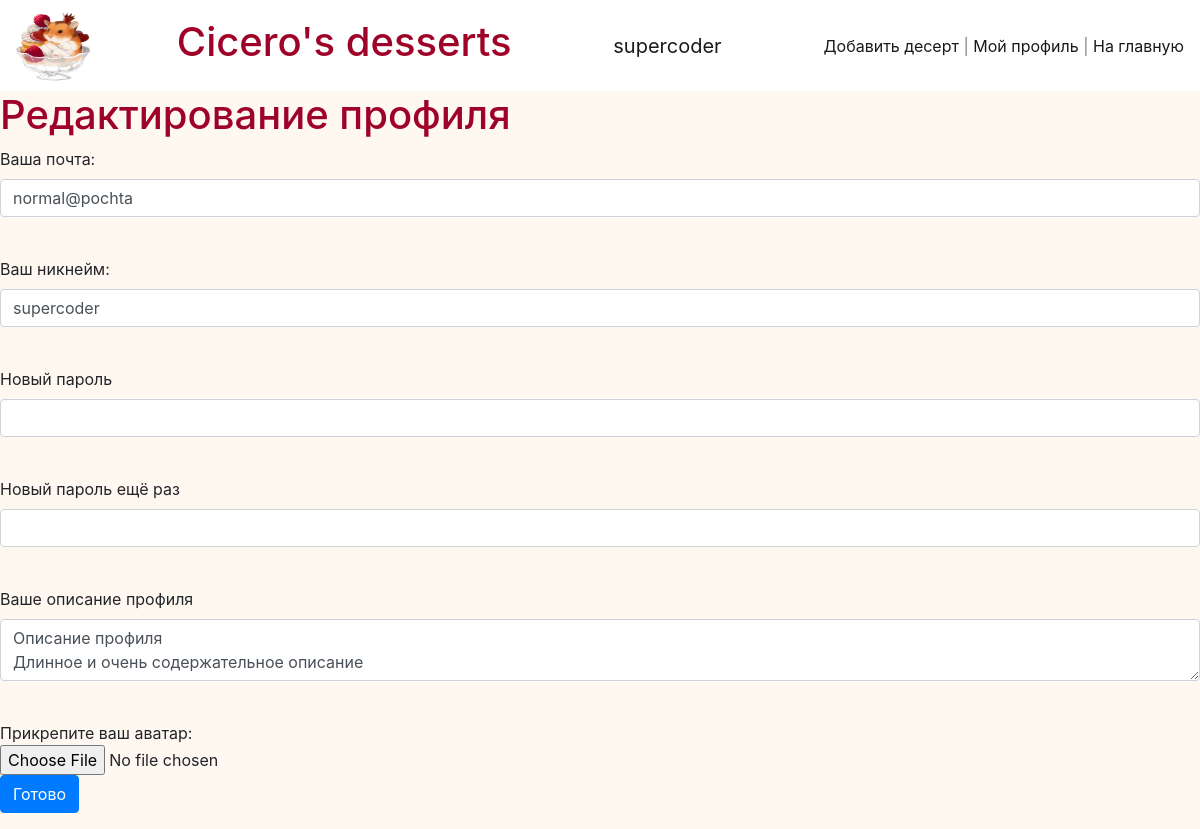
Screenshot of /profile/edit/1 (signed in) with the database file from the repository.
### data/users.py (models this page shows, shortened)
class User(SqlAlchemyBase, UserMixin):
    __tablename__ = 'users'
    id = sqlalchemy.Column(sqlalchemy.Integer, primary_key=True, autoincrement=True)
    email = sqlalchemy.Column(sqlalchemy.String, nullable=False, unique=True)
    name = sqlalchemy.Column(sqlalchemy.String, nullable=False, unique=True)
    hashed_password = sqlalchemy.Column(sqlalchemy.String, nullable=False)
    about = sqlalchemy.Column(sqlalchemy.String, nullable=False)
    desserts = orm.relation("Dessert", back_populates='user')

### main.py (the view, shortened to what this page needs)
@app.route('/profile/edit/<int:id>', methods=['GET', 'POST'])
@login_required
def edit_profile(id):
    form = EditForm()
    if request.method == "GET":
        db_sess = db_session.create_session()
        user = db_sess.query(User).filter(User.id == id, User.id == current_user.id).first()
        if user:
            form.name.data = user.name
            form.about.data = user.about
            form.email.data = user.email
        else:
            abort(404)
    return render_template('register.html', title='Редактирование профиля', form=form)

### main.py
class EditForm(FlaskForm):
    email = EmailField("Ваша почта: ", validators=[DataRequired()])
    name = StringField("Ваш никнейм: ", validators=[DataRequired()])
    password = PasswordField("Новый пароль")
    password_again = PasswordField("Новый пароль ещё раз")
    about = TextAreaField("Ваше описание профиля", validators=[DataRequired()])
    submit = SubmitField("Готово")

### data/db_session.py (called while the page is built)
def create_session() -> Session:
    global __factory
    return __factory()

### main.py (called while the page is built)
@login_manager.user_loader
def load_user(user_id):
    db_sess = db_session.create_session()
    return db_sess.query(User).get(user_id)

### templates/register.html (shortened to what this page needs)
{% extends "base.html" %}
{% block content %}
    <h1>{{title}}</h1>
    <form action="" method="post" enctype="multipart/form-data">
        <p>
            {{ form.email.label }}<br>
            {{ form.email(class="form-control", type="email") }}<br>
        </p>
        <p>
            {{ form.name.label }}<br>
            {{ form.name(class="form-control") }}<br>
        </p>
        <p>
            {{ form.password.label }}<br>
            {{ form.password(class="form-control", type="password") }}<br>
        </p>
        <p>
            {{ form.password_again.label }}<br>
            {{ form.password_again(class="form-control", type="password") }}<br>
        </p>
        <p>
            {{ form.about.label }}<br>
            {{ form.about(class="form-control") }}<br>
        </p>
        Прикрепите ваш аватар: <br>
        <input type="file" name="avatar" accept="image/*">
        <p>{{ form.submit(type="submit", class="btn btn-primary") }}</p>
    </form>
{% endblock %}

### templates/base.html (shortened to what this page needs)
<!DOCTYPE html>
<html lang="ru">
    <head>
        <link rel="stylesheet"
              href="https://stackpath.bootstrapcdn.com/bootstrap/4.4.1/css/bootstrap.min.css"
>
        <link rel="stylesheet"
              href="{{url_for('static', filename='css/styles.css')}}">
    </head>
    <body>
        <header>
            <nav class="navbar navbar-light" style="background-color: white;">
                <img src="../../static/img/favicon.ico" width="75" height="75" alt="">
                <a class="navbar-brand" href="/"><h1>Cicero's desserts</h1></a>
                {% if current_user.is_authenticated %}
                    <a class="navbar-brand" href="/logout">{{ current_user.name }}</a>
                {% endif %}
                <span class="navbar-text">
                    {% if current_user.is_authenticated %}
                        <a href="/desserts/add">Добавить десерт</a> |
                        <a href="/profile/{{current_user.id}}">Мой профиль</a> |
                    {% endif %}
                    <a href="/">На главную</a>
                </span>
            </nav>
        </header>
        <main >
            {% block content %}
            {% endblock %}
        </main>
    </body>
</html>

### static/css/styles.css (style rules this page uses)
h1, h2 { color: #9e0229; }
a { color: #c46d7e; }
body { background-color: #fff8f1; }

### rows the page displays
User: name "supercoder", email "normal@pochta", about "Описание профиля Длинное и очень содержательное описание"

### other values shown
{{ title }} "Редактирование профиля"
